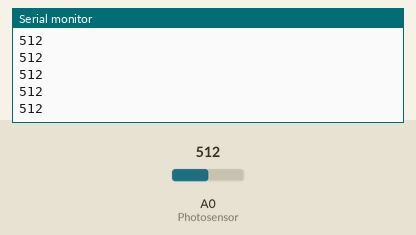
Bench run of a sketch on a simulated Arduino Uno, built with avr-gcc and run on an emulated ATmega328P. On the bench: the last lines printed to the serial monitor. The test bench sets the inputs (shaded band); at power-on: A0 (Photosensor) = 512.

Above: at 1.2 s.
1.3 s: A0 (Photosensor) set to 716
At 1.31 s:
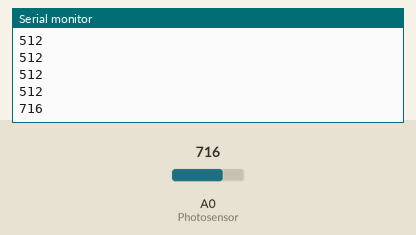
2.8 s: A0 (Photosensor) set to 900
At 2.81 s:
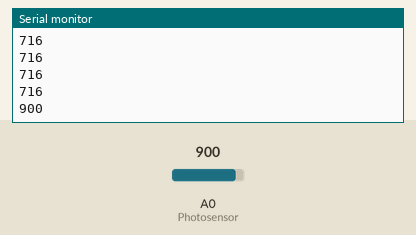
Timing chart, 0 to 5.8 s (numbered marks = the images above; inputs shaded):
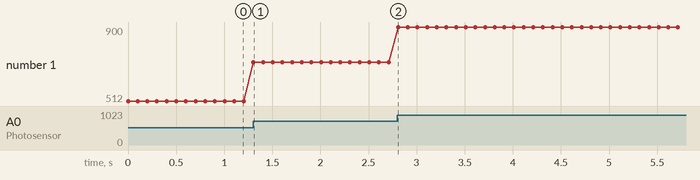

Measured:
- after the input at 1.3 s, the serial monitor: prints a new line at once (image 1)
- after the input at 2.8 s, the serial monitor: prints a new line at once (image 2)
- plotted number 1: 512 → 716 after the input at 1.3 s, 716 → 900 after the input at 2.8 s

The sketch:

9-ReadPhotosensor.ino
```cpp
/*
 * WorkShop Arduino
 * Epitech HUB activity
 * Dexmos
 */

const int Photosensor = A0;

int value;

void setup() {
  pinMode(Photosensor, INPUT);
  Serial.begin(9600);
}

void loop() {
  value = analogRead(Photosensor);

  Serial.println(value);
  delay(100);
}
```
